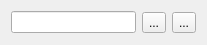
<?xml version="1.0" encoding="UTF-8"?>
<ui version="4.0">
 <class>StringParameterEdit</class>
 <widget class="QWidget" name="StringParameterEdit">
  <property name="geometry">
   <rect>
    <x>0</x>
    <y>0</y>
    <width>207</width>
    <height>45</height>
   </rect>
  </property>
  <property name="windowTitle">
   <string>Form</string>
  </property>
  <layout class="QHBoxLayout" name="horizontalLayout">
   <item>
    <widget class="QLineEdit" name="value"/>
   </item>
   <item>
    <widget class="QToolButton" name="dirButton">
     <property name="text">
      <string>...</string>
     </property>
    </widget>
   </item>
   <item>
    <widget class="QToolButton" name="fileButton">
     <property name="text">
      <string>...</string>
     </property>
    </widget>
   </item>
  </layout>
 </widget>
 <resources/>
 <connections/>
</ui>
